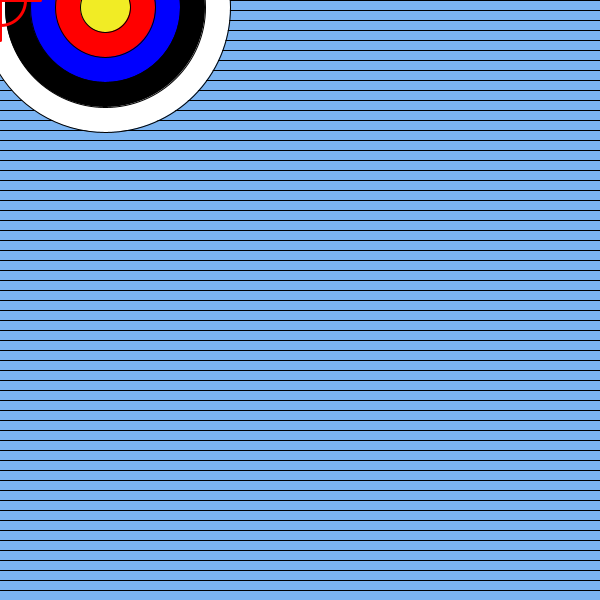
Frame 1 (no input)
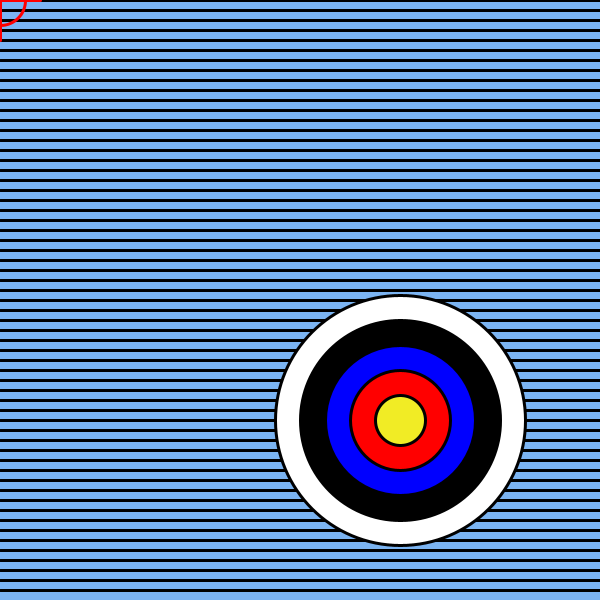
Frame 60 (the mouse pressed at the canvas centre just before this capture)
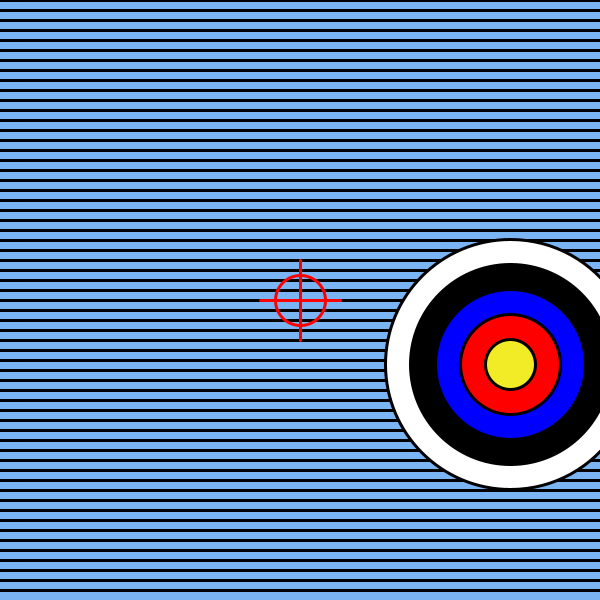
Frame 120 (the mouse held since frame 60 and released just before this capture)

The Processing sketch that drew these frames (run headless with seeded random() and noise(); from frame 60 on, the mouse is pressed at the canvas centre):

// Processing sketch: processing_79114
// ── processing_79114.pde


float x=100;//Global variable for the x position.
float y =0;//Global variable for the y position.
float speedX =5;// Variable for the ball's speed. When (+) it will move to the right, when (-) it will move to the left.
float speedY =7;//Variable for the ball's speed for the Y coorinate.
float gravity =0.1;//Variable for gravity (acceleration).

int lineY = 10;


void setup(){
  size(600,600);//Sketch window size is set to 600 by 600.
  frameRate(90);//The timing of the animated frame is set to the speed of 90
  smooth();
  
}
   
      
  void draw(){
  background(123,180,242);//The background is set up to grey.
  for(int y=0; y < height; y+=10){
  stroke(0);//Stroke is set to Black.
 line(0,y,width,y);
 println(y);//Prints the Y coorindate 
 
 
  }
  
  while(lineY<height){
    line(0,lineY,width,lineY);
      lineY= lineY +10;
    }
    
  x = x + speedX;//Adding  speed of the x location and moving it by 1 pixel.
  y = y + speedY; //Adding speed to location
  
 //speed = speed + gravity; // Adding gravity to speed.
  if((x > width) || (x < 0)) {
    
    speedX = speedX * -1 ; // Reverse the speed by multiplying it by -1.
  }
  if ((y> height) || (y< 0)){
    speedY =speedY * -1;
  }
  
  //Displaying circle at x location.
  
 //Target.
  stroke(0);//Stroke is set to Black.
  fill(255);//Fill is set to white
  ellipse(x,y,250,250);
  
  stroke(0);//Stroke is set to Black.
  fill(0);//Fill is set to Black.
  ellipse(x,y,200,200);
  
  stroke(0);//Stroke set to Black.
  fill(0,0,255);//Fill set to Blue.
  ellipse(x,y,150,150);
  
  stroke(0);//Stroke is set to Black.
  fill(255,0,0);//Fill is set to Red.
  ellipse(x,y,100,100);
  
  stroke(0);//Stroke is set to Black.
  fill(241,236,37);//Fill is set to yellow.
  ellipse(x,y,50,50);//Ellipse is positioned at 
  
 //crosshairs
 stroke(255,0,0);// Stroke is set to red.
 noFill();
 strokeWeight(3);//The stroke weight has been increased to 4.
 ellipse(mouseX,mouseY,50,50);
 
 stroke(255,0,0);//Stroke is set to red.
 noFill();
 line(mouseX-40,mouseY,mouseX+40,mouseY);
 line(mouseX,mouseY-40,mouseX,mouseY+40);
 
  }
